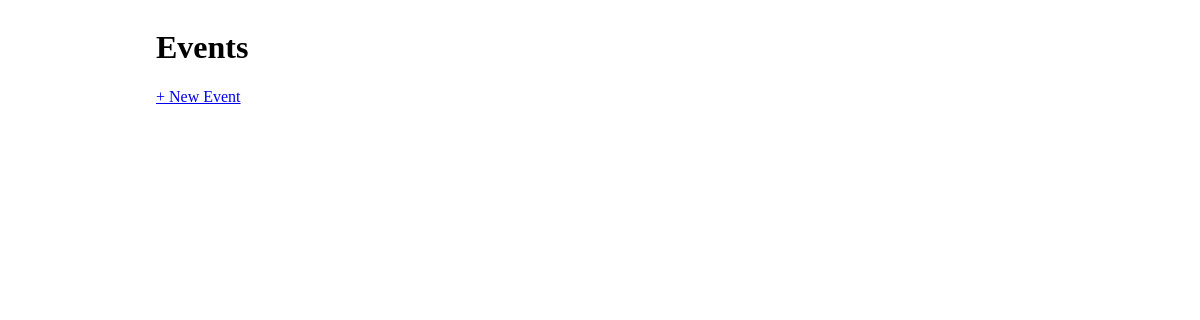
Before: / with the older database file.
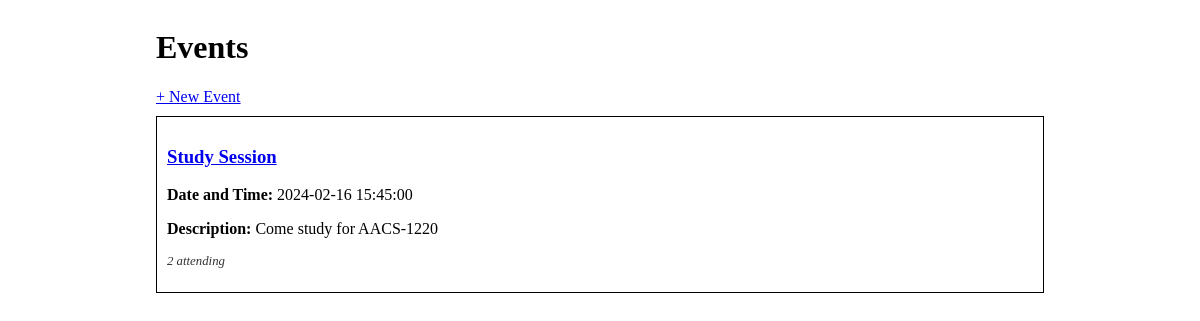
After: the same page with the newer database file.
### events_app/models.py (models this page shows)
class Event(db.Model):
    id = db.Column(db.Integer, primary_key=True)
    title = db.Column(db.String(80), nullable=False)
    description = db.Column(db.String(200), nullable=False)
    date_and_time = db.Column(db.DateTime)
    event_type = db.Column(db.Enum(EventType), default=EventType.PARTY)
    guests = db.relationship('Guest', backref='event', secondary='guest_event_table')

### events_app/routes.py (the view)
@main.route('/')
def index():
    all_events = Event.query.all()
    return render_template('index.html', all_events=all_events)

### events_app/templates/index.html
{% extends 'base.html' %}
{% block content %}
<h1>Events</h1>
<a href="/create">+ New Event</a>
    {% for event in all_events %}
        <div class="event-container">
            <h3><a href="/event/{{ event.id }}">{{ event.title }}</a></h3>
            <p><strong>Date and Time:</strong> {{ event.date_and_time }}</p>
            <p><strong>Description:</strong> {{ event.description }}</p>
            <p class="small-text">
                {{ event.guests|length }} attending
            </p>
        </div>
    {% endfor %}
{% endblock %}

### events_app/templates/base.html (shortened to what this page needs)
<!DOCTYPE html>
<html>
    <head>
        <link rel="stylesheet" href="/static/style.css">
    </head>
    <body>
        <div id="content">
            {% block content %}{% endblock %}
        </div>
    </body>
</html>

### events_app/static/style.css (style rules this page uses)
body { display: flex; justify-content: center; }
#content { width: 75%; }
.event-container { border: 1px solid #000; margin: 10px 0; padding: 10px; }
.small-text { font-size: 0.8em; color: #333; font-style: italic; }

Changed rows visible on the page:
added Event: title "Study Session", date_and_time "2024-02-16 15:45:00", description "Come study for AACS-1220", guests|length "2"
